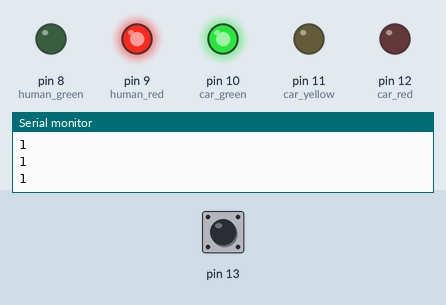
The sketch below on a simulated Arduino Uno, built with avr-gcc and run on an emulated ATmega328P. On the bench: output pins drawn as LEDs (lit = HIGH), the last lines printed to the serial monitor. The inputs (shaded band) are chosen by the test bench; at power-on: pin 13 HIGH.

Above: at 1.2 s.
1.3 s: pin 13 pulled LOW for 0.15 s
At 2.6 s:
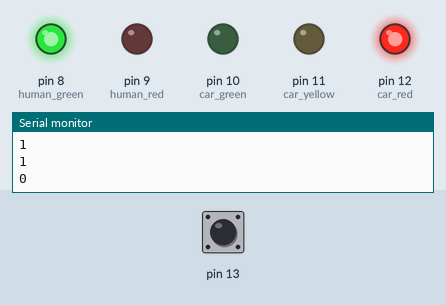
At 5.2 s:
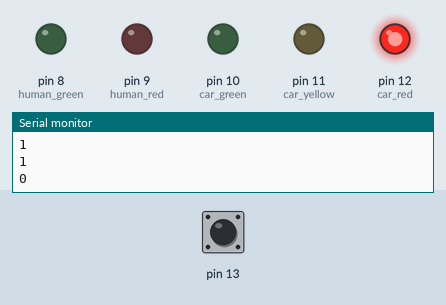
7.4 s: pin 13 pulled LOW for 3.2 s
At 10.2 s:
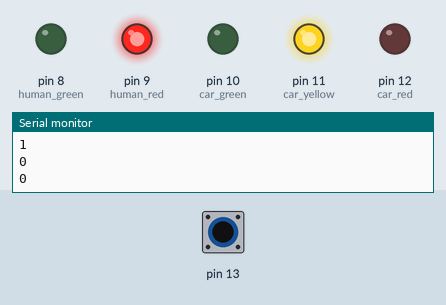
Timing chart, 0 to 19.8 s (numbered marks = the images above; inputs shaded):
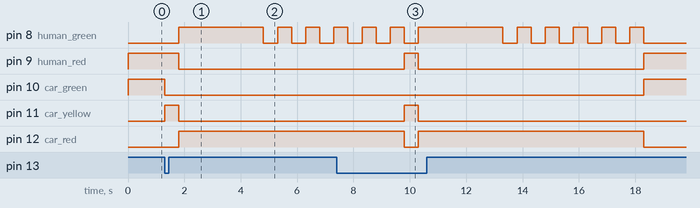

The sketch:

sketch_jan21a.ino
```cpp
int car_red = 12;
int car_yellow = 11;
int car_green = 10;
int human_red = 9;
int human_green = 8;

void setup() {
  // put your setup code here, to run once:
  Serial.begin(9600);
  pinMode(13,INPUT_PULLUP);
  pinMode(car_red,OUTPUT);
  pinMode(car_yellow,OUTPUT);
  pinMode(car_green,OUTPUT);
  pinMode(human_red,OUTPUT);
  pinMode(human_green,OUTPUT);

}

void loop() {
  // put your main code here, to run repeatedly:
  digitalWrite(car_green ,HIGH);
  digitalWrite(car_yellow ,LOW);
  digitalWrite(car_red ,LOW);

  digitalWrite(human_red ,HIGH);
  digitalWrite(human_green ,LOW);

 int sw = digitalRead(13);
  Serial.println(sw);

  if(sw == 0)
  {
   digitalWrite(car_yellow,HIGH);
   digitalWrite(car_green,LOW);
   delay(500);
   digitalWrite(car_red,HIGH);
   digitalWrite(car_yellow,LOW);
   digitalWrite(human_green,HIGH);
   digitalWrite(human_red,LOW);
   delay(3000);
  for(int i = 0; i< 5; i++)
   {
    digitalWrite(human_green,LOW);
    delay(500);
    digitalWrite(human_green,HIGH);
    delay(500);
   }
  }
}
```

Measured:
- after the input at 1.3 s, pin 8 (human_green): LOW → HIGH after 0.51 s, then repeats every 1.0 s: LOW 0.50 s, HIGH 0.50 s; pin 9 (human_red): HIGH → LOW after 0.51 s; pin 10 (car_green): HIGH → LOW at once; pin 11 (car_yellow): LOW → HIGH at once, → LOW 0.50 s later; pin 12 (car_red): LOW → HIGH after 0.51 s
- after the input at 7.4 s, pin 10 (car_green): LOW → HIGH after 10.9 s instead of 2.4 s; pin 11 (car_yellow): LOW → HIGH after 2.4 s, → LOW 0.50 s later
